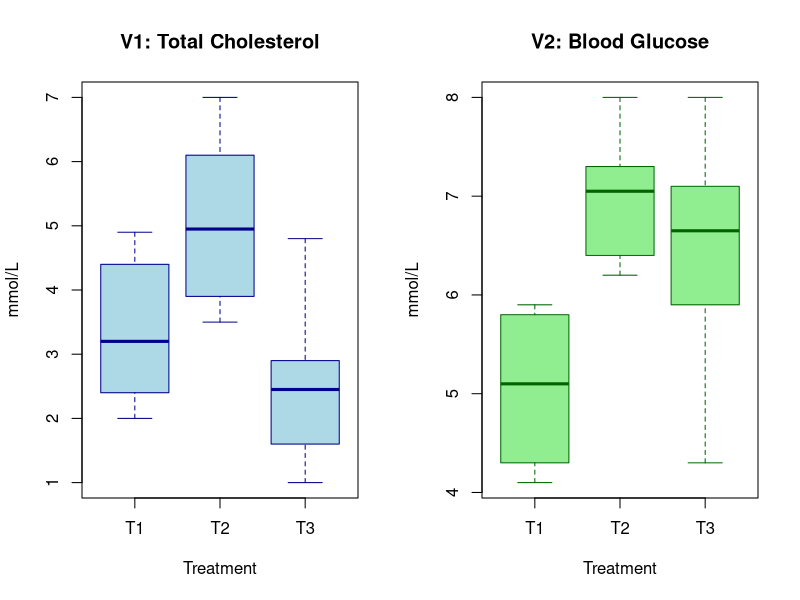
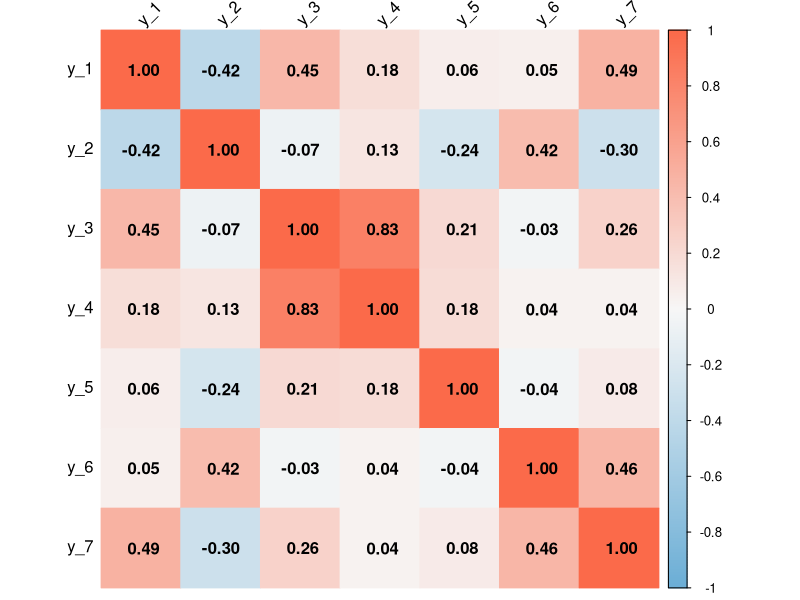
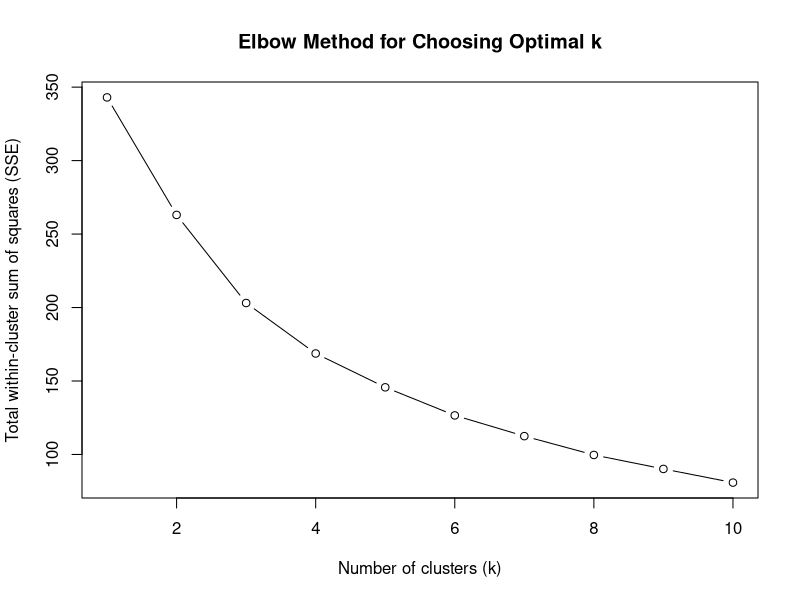

R code for these plots, in order:
# Read the dataset

treatment_data <- read.csv("data_treatment.csv", header = TRUE, stringsAsFactors = FALSE)
pollution_data <- read.csv("data_pollution.csv", header = TRUE, stringsAsFactors = FALSE)

# Create a dedicated folder to save plots
plots_dir <- "plots"
if (!dir.exists(plots_dir)) dir.create(plots_dir)

# 1.(i) Hotelling’s T² Test: One Population

if (!requireNamespace("MASS", quietly = TRUE)) install.packages("MASS")
library(MASS)

hotelling_test_one_population <- function(data, mu) {
  if (!is.matrix(data)) stop("Data must be a matrix.")
  if (ncol(data) != length(mu)) stop("Mean vector length must match number of columns in data.")
  
  n <- nrow(data)
  p <- ncol(data)
  x_bar <- colMeans(data)
  S <- cov(data)
  S_inv <- solve(S)
  
  diff <- x_bar - mu
  T2 <- n * t(diff) %*% S_inv %*% diff
  
  F_stat <- ((n - p) / (p * (n - 1))) * T2
  df1 <- p
  df2 <- n - p
  p_value <- 1 - pf(F_stat, df1, df2)
  
  return(list(
    T2_stat = as.numeric(T2),
    p_value = as.numeric(p_value),
    F_stat = as.numeric(F_stat),
    df1 = df1,
    df2 = df2
  ))
}

# 1.(ii) Run Hotelling’s Test

data_matrix <- as.matrix(treatment_data[, c("V1", "V2")])
mu0 <- c(5, 5)
result <- hotelling_test_one_population(data_matrix, mu0)

cat("Hotelling's T² statistic:", round(result$T2_stat, 4), "\n")
cat("p-value:", signif(result$p_value, 4), "\n")
cat("F-statistic:", round(result$F_stat, 4), 
    "with df1 =", result$df1, "and df2 =", result$df2, "\n")

# 1.(iii) Boxplots by Treatment

png(file.path(plots_dir, "1.(iii)_boxplots.png"), width = 1000, height = 450)
par(mfrow = c(1, 2))

boxplot(V1 ~ Treatment, data = treatment_data,
        main = "V1: Total Cholesterol",
        xlab = "Treatment",
        ylab = "mmol/L",
        col = "lightblue", border = "darkblue", 
        outline = TRUE)

boxplot(V2 ~ Treatment, data = treatment_data,
        main = "V2: Blood Glucose",
        xlab = "Treatment",
        ylab = "mmol/L",
        col = "lightgreen", border = "darkgreen", 
        outline = TRUE)

par(mfrow = c(1, 1))
dev.off()

# 1.(iv) MANOVA Components

p  <- 2
g  <- length(unique(treatment_data$Treatment))
N  <- nrow(treatment_data)

y_bar <- colMeans(treatment_data[, 1:2])
print(y_bar)

W <- matrix(0, nrow = p, ncol = p)
B <- matrix(0, nrow = p, ncol = p)

for(tr in unique(treatment_data$Treatment)) {
  grp     <- treatment_data[treatment_data$Treatment == tr, 1:2]
  n_i     <- nrow(grp)
  y_bar_i <- colMeans(grp)
  
  for(j in 1:n_i) {
    diff <- matrix(as.numeric(grp[j, ]) - y_bar_i, ncol = 1)
    W <- W + diff %*% t(diff)
  }
  
  diff_bar <- matrix(y_bar_i - y_bar, ncol = 1)
  B <- B + n_i * diff_bar %*% t(diff_bar)
}

print("Within-group sum of squares and cross-products (W):")
print(W)
print("Between-group sum of squares and cross-products (B):")
print(B)

wilklambda  <- det(W) / det(W + B)
F_stat  <- ((N - g - 1)/2) * ((1 - sqrt(wilklambda)) / sqrt(wilklambda))
df1     <- p * (g - 1)
df2     <- 2 * (N - 4)
p_val   <- pf(F_stat, df1, df2, lower.tail = FALSE)

wilklambda; F_stat; df1; df2; p_val

manova_tab <- list(
  Treatment = list(SSP = B, df = g - 1),
  Residual  = list(SSP = W, df = N - g),
  Total     = list(SSP = B + W, df = N - 1)
)
print(manova_tab)

manova_model <- manova(cbind(V1, V2) ~ Treatment, data = treatment_data)
summary_manova <- summary(manova_model, test = "Wilks")
print(summary_manova)

#  2.(i) Outlier Capping, Cleaning, and Scaling

rownames(pollution_data) <- pollution_data[, 1]
pollution_data <- pollution_data[, -1]

cap_outliers_dataset <- function(data, numeric_cols, factor = 1.5) {
  detect_outliers_iqr <- function(x) {
    Q1 <- quantile(x, 0.25, na.rm = TRUE)
    Q3 <- quantile(x, 0.75, na.rm = TRUE)
    IQR_val <- Q3 - Q1
    lower <- Q1 - factor * IQR_val
    upper <- Q3 + factor * IQR_val
    x < lower | x > upper
  }
  
  cap_outliers_iqr <- function(x) {
    Q1 <- quantile(x, 0.25, na.rm = TRUE)
    Q3 <- quantile(x, 0.75, na.rm = TRUE)
    IQR_val <- Q3 - Q1
    lower <- Q1 - factor * IQR_val
    upper <- Q3 + factor * IQR_val
    x[x < lower] <- lower
    x[x > upper] <- upper
    x
  }
  
  outlier_flags <- as.data.frame(
    sapply(numeric_cols, function(col) detect_outliers_iqr(data[[col]]))
  )
  outlier_counts <- colSums(outlier_flags)
  cat("Number of outliers in each variable:\n")
  print(outlier_counts)
  
  data_capped <- data
  for (col in numeric_cols) {
    data_capped[[col]] <- cap_outliers_iqr(data_capped[[col]])
  }
  
  return(data_capped)
}

numeric_cols <- c("y_1", "y_2", "y_3", "y_4", "y_5", "y_6", "y_7")
pollution_data_capped <- cap_outliers_dataset(pollution_data, numeric_cols)

colSums(is.na(pollution_data_capped))

for (v in numeric_cols) {
  pollution_data_capped[[v]][is.na(pollution_data_capped[[v]])] <- 
    median(pollution_data_capped[[v]], na.rm = TRUE)
}

pollution_data_scaled <- pollution_data_capped
for (col in numeric_cols) {
  mean_val <- mean(pollution_data_capped[[col]], na.rm = TRUE)
  sd_val <- sd(pollution_data_capped[[col]], na.rm = TRUE)
  pollution_data_scaled[[col]] <- (pollution_data_capped[[col]] - mean_val) / sd_val
}

# 2.(ii) Correlation and Clustering

summary(pollution_data_scaled)
cor_matrix <- cor(pollution_data_scaled, method = "pearson")

png(file.path(plots_dir, "2.(ii)_corrplot.png"), width = 800, height = 700)
library(corrplot)
corrplot(cor_matrix, 
         method = "color",
         tl.col = "black",
         tl.srt = 45,
         addCoef.col = "black",
         col = colorRampPalette(c("#6BAED6", "#F7F7F7", "#FB6A4A"))(200)
)
dev.off()

set.seed(123)
max_k <- 10
wss <- numeric(max_k)
for (k in 1:max_k) {
  km_model <- kmeans(pollution_data_scaled, centers = k, nstart = 100)
  wss[k] <- km_model$tot.withinss
}

png(file.path(plots_dir, "2.(ii)_elbow.png"), width = 800, height = 500)
plot(1:max_k, wss, type="b",
     xlab="Number of clusters (k)",
     ylab="Total within-cluster sum of squares (SSE)",
     main="Elbow Method for Choosing Optimal k")
dev.off()

optimal_k <- 3
set.seed(123)
final_kmeans <- kmeans(pollution_data_scaled, centers = optimal_k, nstart = 100)

cluster_assignments <- final_kmeans$cluster
print(cluster_assignments)
table(cluster_assignments)

library(ggplot2)
pca_result <- prcomp(pollution_data_scaled)
pca_df <- data.frame(pca_result$x[, 1:2])
pca_df$Cluster <- as.factor(cluster_assignments)
pca_df$City <- rownames(pollution_data_scaled)

p <- ggplot(pca_df, aes(x = PC1, y = PC2, color = Cluster, label = City)) +
  geom_point(size = 3, alpha = 0.9) +
  geom_text(vjust = -0.5, size = 3, check_overlap = TRUE) +
  labs(title = "K-means Clusters with City Labels (PCA Projection)",
       x = "Principal Component 1",
       y = "Principal Component 2") +
  theme_bw(base_size = 14) +
  theme(
    panel.grid.major = element_line(color = "grey85"),
    panel.grid.minor = element_blank(),
    panel.border = element_rect(color = "grey70", fill = NA),
    plot.title = element_text(face = "bold", hjust = 0.5),
    legend.position = "right"
  ) +
  scale_color_brewer(palette = "Set2")

ggplot2::ggsave(
  filename = file.path(plots_dir, "2.(ii)_pca_clusters.png"),
  plot = p,
  width = 9,
  height = 6,
  dpi = 300,
  bg = "white"
)

aggregate(pollution_data_capped[, 1:7], by = list(final_kmeans$cluster), FUN = mean)
